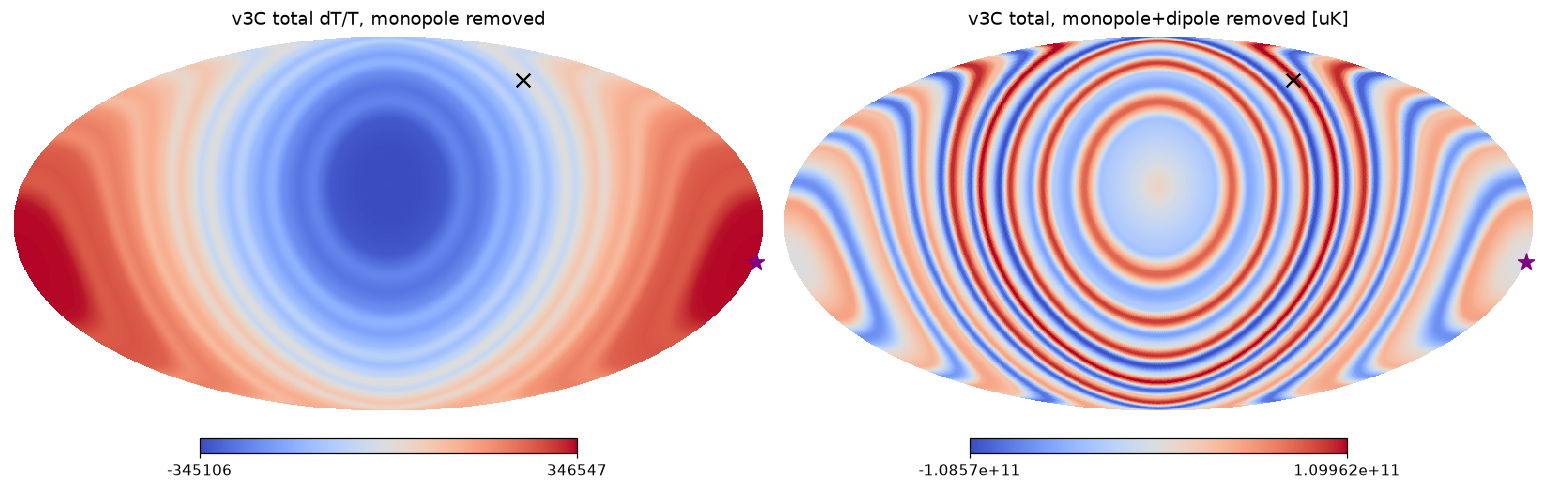

The script that saved this image:
# v3C: Mollweide of total dT/T (monopole removed) and total with monopole+dipole removed [uK]. Data via cmb_lightpath_v3_common.py.
import numpy as np,healpy as hp,matplotlib;matplotlib.use('Agg');import matplotlib.pyplot as plt
from cmb_lightpath_v3_common import *
m,m1,cl,cl1,kind,mean=stats('C');fig=plt.figure(figsize=(14,4.6))
hp.mollview(m,fig=fig.number,sub=(1,2,1),title='v3C total dT/T, monopole removed',cmap='coolwarm')
hp.projscatter(180,-15,lonlat=True,marker='*',s=120,c='purple');hp.projscatter(260,60,lonlat=True,marker='x',s=80,c='k')
hp.mollview(m1*T0uK,fig=fig.number,sub=(1,2,2),title='v3C total, monopole+dipole removed [uK]',cmap='coolwarm')
hp.projscatter(180,-15,lonlat=True,marker='*',s=120,c='purple');hp.projscatter(260,60,lonlat=True,marker='x',s=80,c='k')
plt.savefig('cmb_lightpath_v3C_maps.png',dpi=110,bbox_inches='tight')
